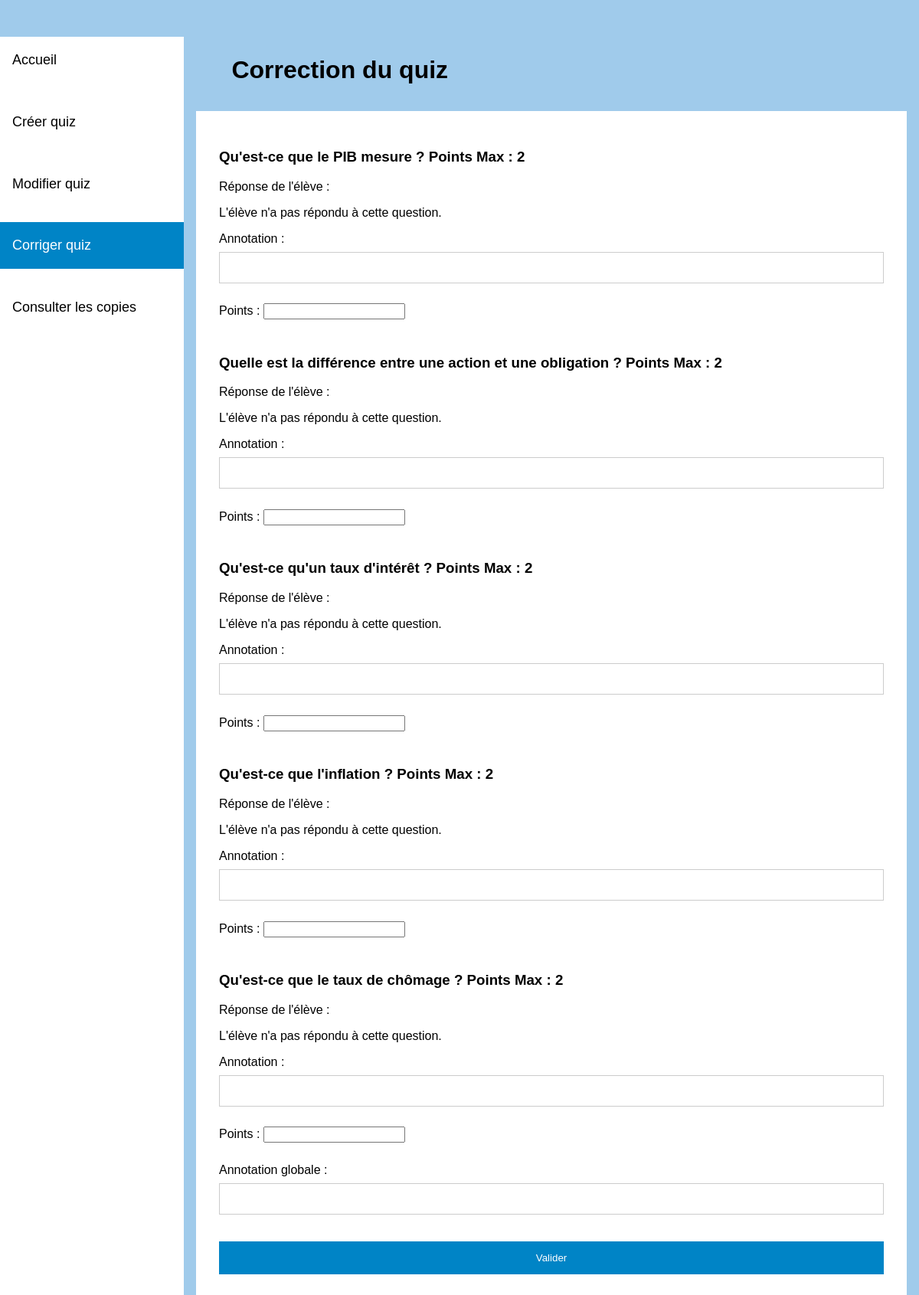
Page /corriger_copie.php?id_quiz=6 on the earlier database version.
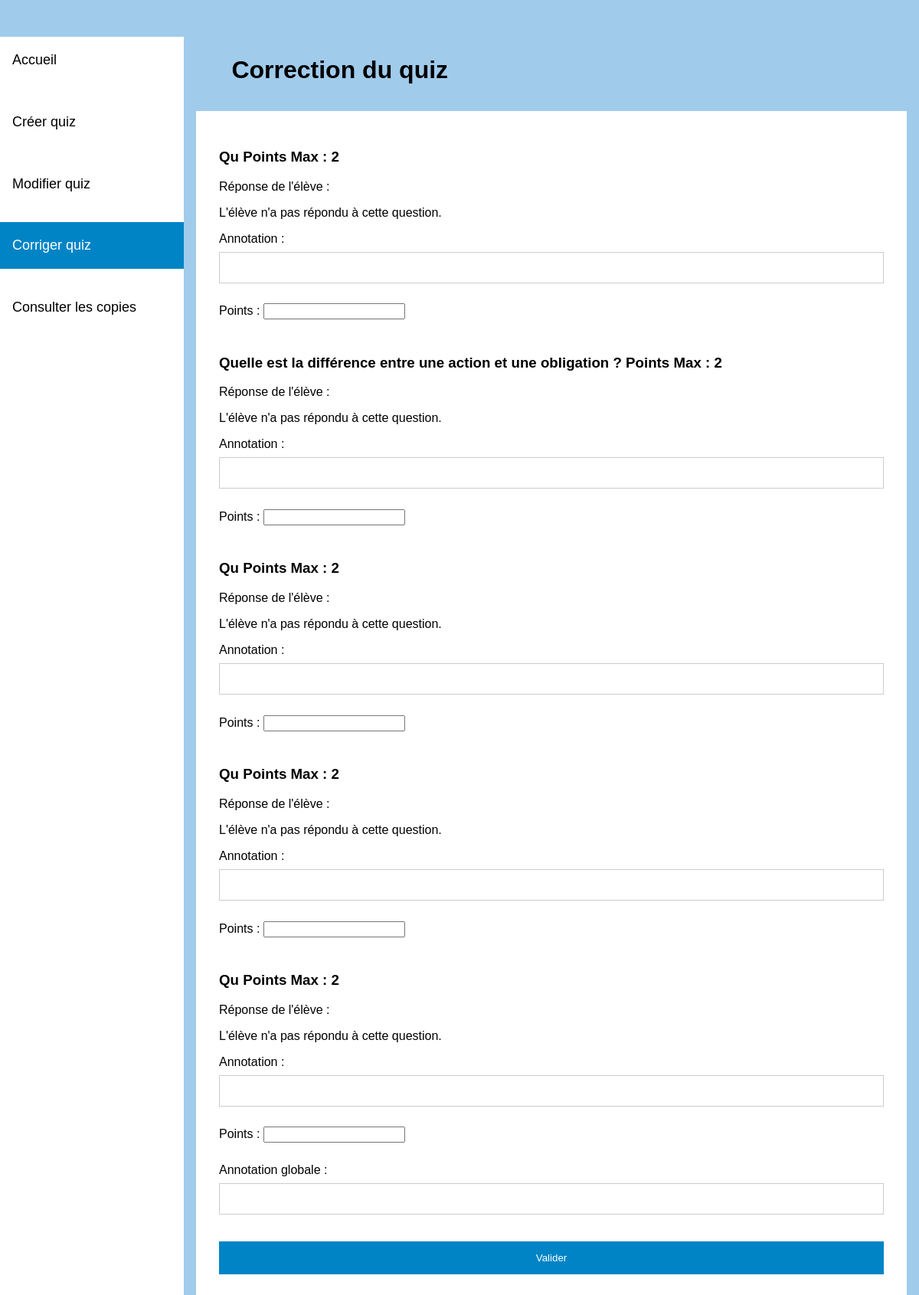
Same page on the later database version.
### tables this page shows
CREATE TABLE `question` (
  `id_question` int(11) NOT NULL,
  `id_quiz` int(11) NOT NULL,
  `nom` text NOT NULL,
  `points` int(11) NOT NULL
);

### corriger_copie.php (the view, shortened to what this page needs)
<html>
 <head>
 <link rel="stylesheet" href="accueil.css" media="screen" type="text/css" />
</head>
<body>
<ul>
  <li><a href="formateur.php">Accueil</a></li>
  <li><a href="creerquizz.php">Créer quiz</a></li>
  <li><a href="modif_quiz_liste.php">Modifier quiz</a></li>
  <li><a class="active" href="corriger_quiz_liste.php">Corriger quiz</a></li>
  <li><a href="consult_quiz_liste_prof.php">Consulter les copies</a></li>
</ul>
<?php
require_once('connexion.php');
$id_quiz = $_GET['id_quiz'];
$id_user = $_GET['id_user'];
$query = "SELECT id_question, nom, points FROM question WHERE id_quiz = :id_quiz";
$stmt = $bdd->prepare($query);
$stmt->execute(array(':id_quiz' => $id_quiz));
$questions = $stmt->fetchAll();
$query = "SELECT id_reponse, reponseeleve, annotations, points FROM reponse WHERE id_question = :id_question AND id_user = :id_user";
$stmt = $bdd->prepare($query);
?>
<div id='container'>
<div id='content'>
  <h1>Correction du quiz</h1>
  <form method="post" action="enregistrer_correction.php">
  <?php foreach ($questions as $question) { ?>
  <h3>
    <?php
    echo $question['nom'];
    echo " Points Max : " . $question['points'];
    ?>
  </h3>
  <?php
  $query = "SELECT points FROM question WHERE id_question = :id_question";
  $stmtpt = $bdd->prepare($query);
  $stmtpt->execute(array(':id_question' => $question['id_question']));
  $points = $stmtpt->fetchColumn();
  $stmt->execute(array(':id_question' => $question['id_question'], ':id_user' => $id_user));
  $reponse = $stmt->fetch();
  ?>
  <p>Réponse de l'élève :
    <?php
      if ($reponse) {
        echo "<p>".$reponse['reponseeleve']."</p>";
      } else {
        echo "<p>L'élève n'a pas répondu à cette question.</p>";
      }
    ?>
  </p>
  <label for="annotations_<?php echo $question['id_question']; ?>">Annotation :</label>
  <input type="text" name="annotations_<?php echo $question['id_question']; ?>" id="annotations_<?php echo $question['id_question']; ?>" value="<?php echo str_replace('"', '&quot;', $reponse['annotations']); ?>"><br>
  <label for="points_<?php echo $question['id_question']; ?>">Points :</label>
  <input type="number" name="points_<?php echo $question['id_question']; ?>" id="points_<?php echo $question['id_question']; ?>" value="<?php echo $reponse['points']; ?>" max="<?php echo $points; ?>"><br>
<?php } ?>
    <label for="annotation_globale">Annotation globale :</label>
    <input type="text" name="annotation_globale" id="annotation_globale" value="">
    <input type="submit" value="Valider">
  </form>
</div>
</div>
</body>
</html>

Differences in the rows shown:
changed question (number 1 of 5 on the later page): nom "Qu'est-ce que le PIB mesure ?" → "Qu"
changed question (number 3 of 5 on the later page): nom "Qu'est-ce qu'un taux d'intérêt ?" → "Qu"
changed question (number 4 of 5 on the later page): nom "Qu'est-ce que l'inflation ?" → "Qu"
changed question (number 5 of 5 on the later page): nom "Qu'est-ce que le taux de chômage ?" → "Qu"
